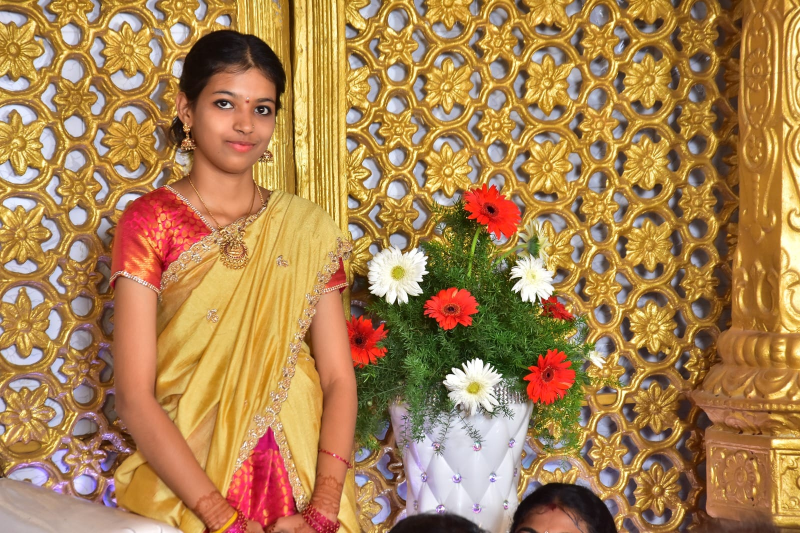
#> input picture me2.jpeg, 1600 x 1066 px, found by its file name (shown at 1/2 size)
$ python d1.py
#> lines starting #> are read from the running program, lines starting #| are printed output that depends on the picture; after the words box and inside, x2 and y2 are one past the last pixel; in counts of white or black regions, pixels touching at a corner belong together
#!/usr/bin/env python
# coding: utf-8

# ## EXP.NO:01-Image Handling and Pixel Transformations Using OpenCV
# ## NAME: Sadhana S
# ## Reg.No:212224230234

# In[1]:


import cv2
import matplotlib.pyplot as plt

# Read the image using OpenCV
img = cv2.imread(r"C:\Users\admin\Downloads\me2.jpeg", cv2.IMREAD_COLOR)
#> img is the input picture: shape (1066, 1600, 3); mean B, G, R 81, 130.5, 170.9

# Convert BGR (OpenCV's default) to RGB (Matplotlib's expected color order)
img_rgb = cv2.cvtColor(img, cv2.COLOR_BGR2RGB)

# Display the image using Matplotlib
plt.imshow(img_rgb, cmap='viridis')
plt.title("Original Image")
plt.axis('off')
plt.show()


# In[2]:


# Load the image
image = cv2.imread(r"C:\Users\admin\Downloads\me2.jpeg")

# Convert BGR to RGB
img_rgb = cv2.cvtColor(img, cv2.COLOR_BGR2RGB)
print(img_rgb.shape)
#| (1066, 1600, 3)

# Draw a line from top-left to bottom-right
line_img = cv2.line(img_rgb, (0, 0), (768, 600), (255, 0, 0), 2)

# Display the image
plt.imshow(line_img, cmap='viridis')
plt.title("Image with Line")
plt.axis('off')
plt.show()


# In[3]:


# Load the image
image = cv2.imread(r"C:\Users\admin\Downloads\me2.jpeg")

# Convert BGR to RGB
img_rgb = cv2.cvtColor(img, cv2.COLOR_BGR2RGB)
print(img_rgb.shape)
#| (1066, 1600, 3)

# Draw a circle
circle_img = cv2.circle(img_rgb, (400, 300), 150, (255, 0, 0), 10)

# Display the image
plt.imshow(circle_img, cmap='viridis')
plt.title("Image with Circle")
plt.axis('off')
plt.show()


# In[4]:


# Load the image
image = cv2.imread(r"C:\Users\admin\Downloads\me2.jpeg")

# Convert BGR to RGB
img_rgb = cv2.cvtColor(img, cv2.COLOR_BGR2RGB)
print(img.shape)
#| (1066, 1600, 3)

# Draw a rectangle around the Whole image
rectangle_img = cv2.rectangle(img_rgb, (0, 0), (768, 600), (0, 0, 255), 10)

# Display the image
plt.imshow(rectangle_img, cmap='viridis')
plt.title("Image with Rectangle")
plt.axis('off')
plt.show()


# In[5]:


# Load the image
image = cv2.imread(r"C:\Users\admin\Downloads\me2.jpeg")

# Convert BGR to RGB
img_rgb = cv2.cvtColor(img, cv2.COLOR_BGR2RGB)

# Add text to the image
text_img = cv2.putText(img_rgb, "Sadhana S", (10, 50), cv2.FONT_HERSHEY_SIMPLEX, 2, (255, 255, 255), 10)

# Display the image
plt.imshow(text_img, cmap='viridis')
plt.title("Image with Text")
plt.axis('off')
plt.show()


# In[6]:


# Load the image
image = cv2.imread(r"C:\Users\admin\Downloads\me2.jpeg")

image_rgb = cv2.cvtColor(image, cv2.COLOR_BGR2RGB)

# Original RGB Image
plt.imshow(image_rgb)
plt.title("Original RGB Image")
plt.axis("off")
plt.show()

# Convert RGB to HSV
image_hsv = cv2.cvtColor(image_rgb, cv2.COLOR_RGB2HSV)
#> image_hsv: shape (1066, 1600, 3); mean H, S, V 33.1, 142.2, 173.3

# HSV Image
plt.imshow(image_hsv)
plt.title("HSV Image")
plt.axis("off")
plt.show()

# Convert RGB to GRAY
image_gray = cv2.cvtColor(image_rgb, cv2.COLOR_RGB2GRAY)
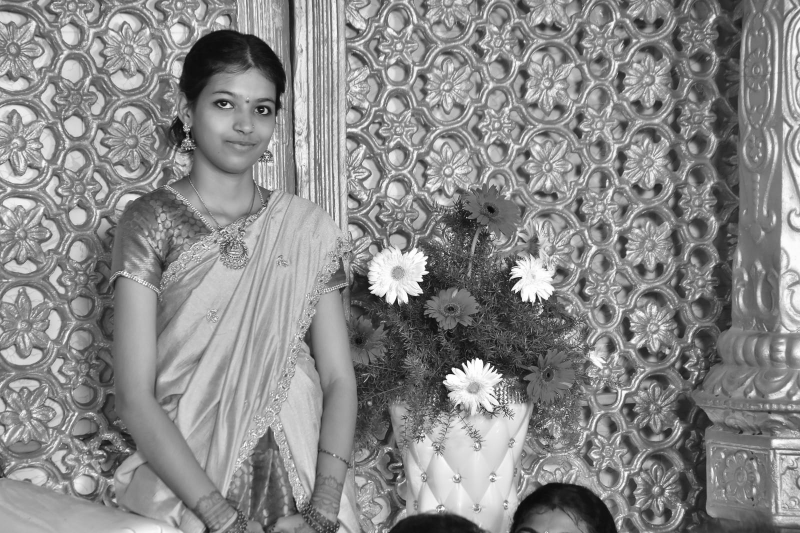
#> image_gray: shape (1066, 1600) (shown at 1/2 size); min 2, max 255, mean 137

# Grayscale Image
plt.imshow(image_gray, cmap='gray')
plt.title("Grayscale Image")
plt.axis("off")
plt.show()

# Convert RGB to YCrCb
image_ycrcb = cv2.cvtColor(image_rgb, cv2.COLOR_RGB2YCrCb)
#> image_ycrcb: shape (1066, 1600, 3); mean of channels 0, 1, 2 137, 152.3, 96.5

# YCrCb Image
plt.imshow(image_ycrcb)
plt.title("YCrCb Image")
plt.axis("off")
plt.show()

# Convert HSV back to RGB
image_hsv_to_rgb = cv2.cvtColor(image_hsv, cv2.COLOR_HSV2RGB)

plt.imshow(image_hsv_to_rgb)
plt.title("HSV to RGB Image")
plt.axis("off")
plt.show()


# In[7]:


# Modify a block of pixels (300x300) to white, starting from (200, 200)
image[200:500, 200:500] = [255, 255, 255]
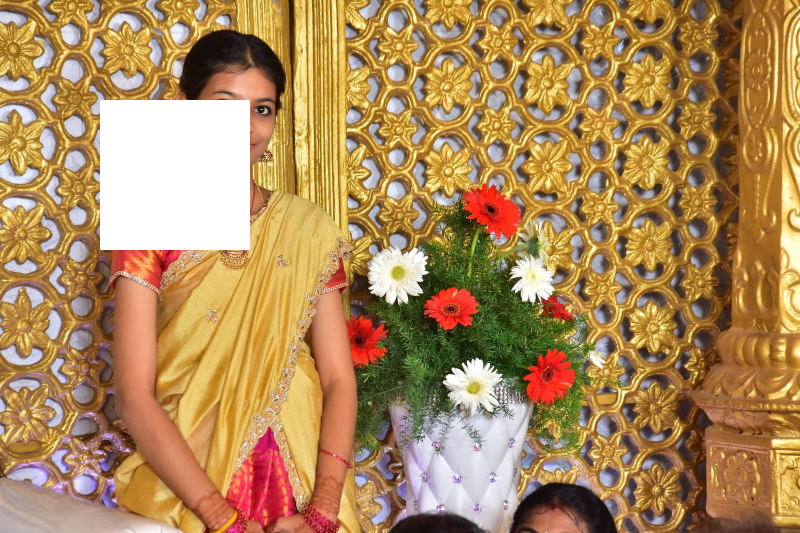
#> image: shape (1066, 1600, 3) (shown at 1/2 size); 5.28% of pixels changed, all inside (x1, y1, x2, y2) = (200, 200, 500, 500)

# Convert BGR to RGB for displaying with Matplotlib
image_rgb = cv2.cvtColor(image, cv2.COLOR_BGR2RGB)

# Display the modified image
plt.imshow(image_rgb)
plt.title("Image with 300x300 White Block")
plt.axis("off")
plt.show()


# In[8]:


image = cv2.imread(r"C:\Users\admin\Downloads\me2.jpeg")
print(image.shape)
#| (1066, 1600, 3)

# Resize the image to half its size
resized_image = cv2.resize(image, (768 // 2, 600 // 2))
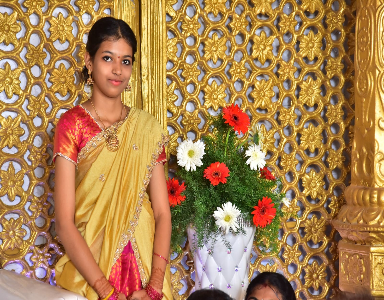
#> resized_image: shape (300, 384, 3); mean B, G, R 80.9, 130.4, 170.8

# Convert BGR to RGB for displaying with Matplotlib
resized_image_rgb = cv2.cvtColor(resized_image, cv2.COLOR_BGR2RGB)

print(resized_image_rgb.shape)
#| (300, 384, 3)

# Display the resized image
plt.imshow(resized_image_rgb)
plt.title("Resized Image (Half Size)")
plt.axis("off")
plt.show()


# In[9]:


# Load the image
image = cv2.imread(r"C:\Users\admin\Downloads\me2.jpeg")

print(image.shape)
#| (1066, 1600, 3)

# Crop a 300x300 region starting from (50, 50)
roi = image[50:350, 50:350]
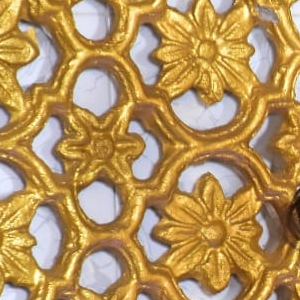
#> roi: shape (300, 300, 3); mean B, G, R 93.2, 147, 181.4

# Convert BGR to RGB for displaying with Matplotlib
roi_rgb = cv2.cvtColor(roi, cv2.COLOR_BGR2RGB)

# Display the cropped region (ROI)
plt.imshow(roi_rgb)
plt.title("Cropped Region of Interest (ROI)")
plt.axis("off")
plt.show()


# In[10]:


# Load the image
image = cv2.imread(r"C:\Users\admin\Downloads\me2.jpeg")

# Flip the image horizontally (left-right)
flipped_horizontally = cv2.flip(image, 1)
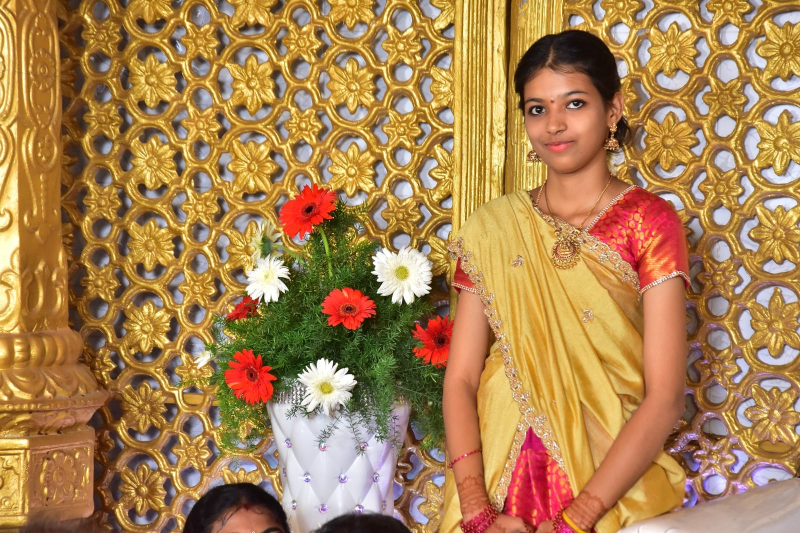
#> flipped_horizontally: shape (1066, 1600, 3) (shown at 1/2 size); mean B, G, R 81, 130.5, 170.9
flipped_horizontally_rgb = cv2.cvtColor(flipped_horizontally, cv2.COLOR_BGR2RGB)

# Horizontal flip
plt.imshow(flipped_horizontally_rgb)
plt.title("Flipped Horizontally")
plt.axis("off")
plt.show()

# Flip the image vertically (up-down)
flipped_vertically = cv2.flip(image, 0)
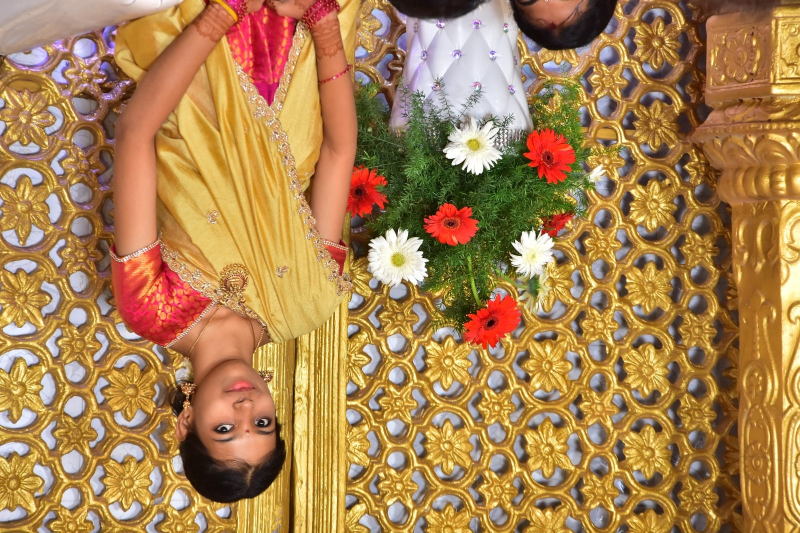
#> flipped_vertically: shape (1066, 1600, 3) (shown at 1/2 size); mean B, G, R 81, 130.5, 170.9
flipped_vertically_rgb = cv2.cvtColor(flipped_vertically, cv2.COLOR_BGR2RGB)

# Vertical flip
plt.imshow(flipped_vertically_rgb)
plt.title("Flipped Vertically")
plt.axis("off")
plt.show()


# In[ ]:
